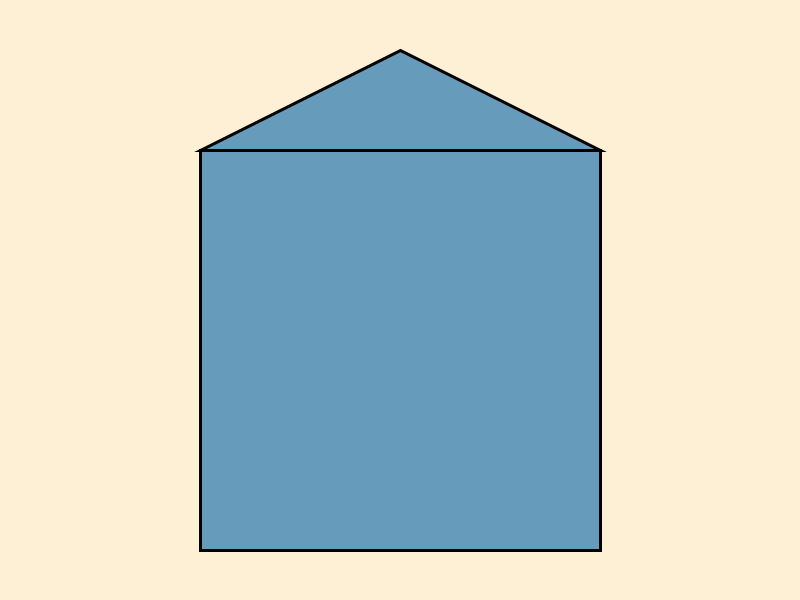
Frame 1 (no input)
Frame 60 (the mouse pressed at the canvas centre just before this capture): identical to frame 1, image omitted
Frame 120 (the mouse held since frame 60 and released just before this capture): identical to frame 1, image omitted

The Processing sketch that drew this single still picture (run headless with seeded random() and noise(); from frame 60 on, the mouse is pressed at the canvas centre):

// Processing sketch: unit_4_check_1
// ── unit_4_check_1.pde
// Jason Zhao
// 

color beige = #fdf0d5;
color red   = #c1121f;
color black = #000000;
color blue  = #669bbc;

void setup(){
  size(800, 600);
}

void draw(){
  background(beige);
  face(200,50);
  
  //face(500, -200);
}

void face(int x, int y){
  pushMatrix();
  translate(x, y);
  
  wall();
  roof();
  //hair();
  //eye();//left
  //eye(); //right
 // mouth();
  
  popMatrix();
}

void wall() {
  fill(blue);
  stroke(black);
  strokeWeight(3);
  rect(0,100,400,400);
}

void roof() {
  triangle(0,100,200,0,400,100);
}

//void hair() {
  //strokeWeight(25);
  //int x = 0;
 // while ( x <= 400){
    //line(x,-50,x,50);
    //x = x + 50;
//}
  
  //strokeWeight(3);
//}
